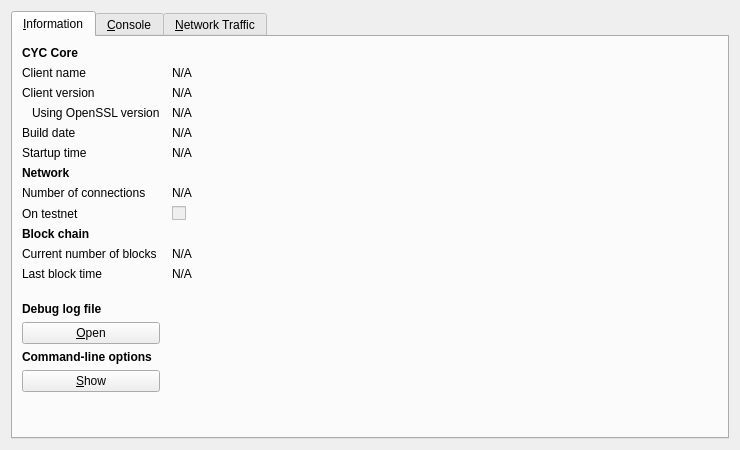
<?xml version="1.0" encoding="UTF-8"?>
<ui version="4.0">
 <class>RPCConsole</class>
 <widget class="QDialog" name="RPCConsole">
  <property name="geometry">
   <rect>
    <x>0</x>
    <y>0</y>
    <width>740</width>
    <height>450</height>
   </rect>
  </property>
  <property name="windowTitle">
   <string>CyclingCoin - Debug window</string>
  </property>
  <layout class="QVBoxLayout" name="verticalLayout_2">
   <item>
    <widget class="QTabWidget" name="tabWidget">
     <property name="currentIndex">
      <number>0</number>
     </property>
     <widget class="QWidget" name="tab_info">
      <attribute name="title">
       <string>&amp;Information</string>
      </attribute>
      <layout class="QGridLayout" name="gridLayout" columnstretch="0,1">
       <property name="horizontalSpacing">
        <number>12</number>
       </property>
       <item row="0" column="0">
        <widget class="QLabel" name="label_9">
         <property name="font">
          <font>
           <weight>75</weight>
           <bold>true</bold>
          </font>
         </property>
         <property name="text">
          <string>CYC Core</string>
         </property>
        </widget>
       </item>
       <item row="1" column="0">
        <widget class="QLabel" name="label_5">
         <property name="text">
          <string>Client name</string>
         </property>
        </widget>
       </item>
       <item row="1" column="1">
        <widget class="QLabel" name="clientName">
         <property name="cursor">
          <cursorShape>IBeamCursor</cursorShape>
         </property>
         <property name="text">
          <string>N/A</string>
         </property>
         <property name="textFormat">
          <enum>Qt::PlainText</enum>
         </property>
         <property name="textInteractionFlags">
          <set>Qt::LinksAccessibleByMouse|Qt::TextSelectableByKeyboard|Qt::TextSelectableByMouse</set>
         </property>
        </widget>
       </item>
       <item row="2" column="0">
        <widget class="QLabel" name="label_6">
         <property name="text">
          <string>Client version</string>
         </property>
        </widget>
       </item>
       <item row="2" column="1">
        <widget class="QLabel" name="clientVersion">
         <property name="cursor">
          <cursorShape>IBeamCursor</cursorShape>
         </property>
         <property name="text">
          <string>N/A</string>
         </property>
         <property name="textFormat">
          <enum>Qt::PlainText</enum>
         </property>
         <property name="textInteractionFlags">
          <set>Qt::LinksAccessibleByMouse|Qt::TextSelectableByKeyboard|Qt::TextSelectableByMouse</set>
         </property>
        </widget>
       </item>
       <item row="3" column="0">
        <widget class="QLabel" name="label_14">
         <property name="text">
          <string>Using OpenSSL version</string>
         </property>
         <property name="indent">
          <number>10</number>
         </property>
        </widget>
       </item>
       <item row="3" column="1">
        <widget class="QLabel" name="openSSLVersion">
         <property name="cursor">
          <cursorShape>IBeamCursor</cursorShape>
         </property>
         <property name="text">
          <string>N/A</string>
         </property>
         <property name="textFormat">
          <enum>Qt::PlainText</enum>
         </property>
         <property name="textInteractionFlags">
          <set>Qt::LinksAccessibleByMouse|Qt::TextSelectableByKeyboard|Qt::TextSelectableByMouse</set>
         </property>
        </widget>
       </item>
       <item row="4" column="0">
        <widget class="QLabel" name="label_12">
         <property name="text">
          <string>Build date</string>
         </property>
        </widget>
       </item>
       <item row="4" column="1">
        <widget class="QLabel" name="buildDate">
         <property name="cursor">
          <cursorShape>IBeamCursor</cursorShape>
         </property>
         <property name="text">
          <string>N/A</string>
         </property>
         <property name="textFormat">
          <enum>Qt::PlainText</enum>
         </property>
         <property name="textInteractionFlags">
          <set>Qt::LinksAccessibleByMouse|Qt::TextSelectableByKeyboard|Qt::TextSelectableByMouse</set>
         </property>
        </widget>
       </item>
       <item row="5" column="0">
        <widget class="QLabel" name="label_13">
         <property name="text">
          <string>Startup time</string>
         </property>
        </widget>
       </item>
       <item row="5" column="1">
        <widget class="QLabel" name="startupTime">
         <property name="cursor">
          <cursorShape>IBeamCursor</cursorShape>
         </property>
         <property name="text">
          <string>N/A</string>
         </property>
         <property name="textFormat">
          <enum>Qt::PlainText</enum>
         </property>
         <property name="textInteractionFlags">
          <set>Qt::LinksAccessibleByMouse|Qt::TextSelectableByKeyboard|Qt::TextSelectableByMouse</set>
         </property>
        </widget>
       </item>
       <item row="6" column="0">
        <widget class="QLabel" name="label_11">
         <property name="font">
          <font>
           <weight>75</weight>
           <bold>true</bold>
          </font>
         </property>
         <property name="text">
          <string>Network</string>
         </property>
        </widget>
       </item>
       <item row="7" column="0">
        <widget class="QLabel" name="label_7">
         <property name="text">
          <string>Number of connections</string>
         </property>
        </widget>
       </item>
       <item row="7" column="1">
        <widget class="QLabel" name="numberOfConnections">
         <property name="cursor">
          <cursorShape>IBeamCursor</cursorShape>
         </property>
         <property name="text">
          <string>N/A</string>
         </property>
         <property name="textFormat">
          <enum>Qt::PlainText</enum>
         </property>
         <property name="textInteractionFlags">
          <set>Qt::LinksAccessibleByMouse|Qt::TextSelectableByKeyboard|Qt::TextSelectableByMouse</set>
         </property>
        </widget>
       </item>
       <item row="8" column="0">
        <widget class="QLabel" name="label_8">
         <property name="text">
          <string>On testnet</string>
         </property>
        </widget>
       </item>
       <item row="8" column="1">
        <widget class="QCheckBox" name="isTestNet">
         <property name="enabled">
          <bool>false</bool>
         </property>
         <property name="text">
          <string/>
         </property>
        </widget>
       </item>
       <item row="9" column="0">
        <widget class="QLabel" name="label_10">
         <property name="font">
          <font>
           <weight>75</weight>
           <bold>true</bold>
          </font>
         </property>
         <property name="text">
          <string>Block chain</string>
         </property>
        </widget>
       </item>
       <item row="10" column="0">
        <widget class="QLabel" name="label_3">
         <property name="text">
          <string>Current number of blocks</string>
         </property>
        </widget>
       </item>
       <item row="10" column="1">
        <widget class="QLabel" name="numberOfBlocks">
         <property name="cursor">
          <cursorShape>IBeamCursor</cursorShape>
         </property>
         <property name="text">
          <string>N/A</string>
         </property>
         <property name="textFormat">
          <enum>Qt::PlainText</enum>
         </property>
         <property name="textInteractionFlags">
          <set>Qt::LinksAccessibleByMouse|Qt::TextSelectableByKeyboard|Qt::TextSelectableByMouse</set>
         </property>
        </widget>
       </item>
       <item row="11" column="0">
        <widget class="QLabel" name="label_2">
         <property name="text">
          <string>Last block time</string>
         </property>
        </widget>
       </item>
       <item row="11" column="1">
        <widget class="QLabel" name="lastBlockTime">
         <property name="cursor">
          <cursorShape>IBeamCursor</cursorShape>
         </property>
         <property name="text">
          <string>N/A</string>
         </property>
         <property name="textFormat">
          <enum>Qt::PlainText</enum>
         </property>
         <property name="textInteractionFlags">
          <set>Qt::LinksAccessibleByMouse|Qt::TextSelectableByKeyboard|Qt::TextSelectableByMouse</set>
         </property>
        </widget>
       </item>
       <item row="12" column="0">
        <spacer name="verticalSpacer_2">
         <property name="orientation">
          <enum>Qt::Vertical</enum>
         </property>
         <property name="sizeHint" stdset="0">
          <size>
           <width>20</width>
           <height>20</height>
          </size>
         </property>
        </spacer>
       </item>
       <item row="13" column="0">
        <widget class="QLabel" name="labelDebugLogfile">
         <property name="font">
          <font>
           <weight>75</weight>
           <bold>true</bold>
          </font>
         </property>
         <property name="text">
          <string>Debug log file</string>
         </property>
        </widget>
       </item>
       <item row="14" column="0">
        <widget class="QPushButton" name="openDebugLogfileButton">
         <property name="toolTip">
          <string>Open the CYC debug log file from the current data directory. This can take a few seconds for large log files.</string>
         </property>
         <property name="text">
          <string>&amp;Open</string>
         </property>
         <property name="autoDefault">
          <bool>false</bool>
         </property>
        </widget>
       </item>
       <item row="15" column="0">
        <widget class="QLabel" name="labelCLOptions">
         <property name="font">
          <font>
           <weight>75</weight>
           <bold>true</bold>
          </font>
         </property>
         <property name="text">
          <string>Command-line options</string>
         </property>
        </widget>
       </item>
       <item row="16" column="0">
        <widget class="QPushButton" name="showCLOptionsButton">
         <property name="toolTip">
          <string>Show the CYC-Qt help message to get a list with possible CYC command-line options.</string>
         </property>
         <property name="text">
          <string>&amp;Show</string>
         </property>
         <property name="autoDefault">
          <bool>false</bool>
         </property>
        </widget>
       </item>
       <item row="17" column="0">
        <spacer name="verticalSpacer">
         <property name="orientation">
          <enum>Qt::Vertical</enum>
         </property>
         <property name="sizeHint" stdset="0">
          <size>
           <width>20</width>
           <height>40</height>
          </size>
         </property>
        </spacer>
       </item>
      </layout>
     </widget>
     <widget class="QWidget" name="tab_console">
      <attribute name="title">
       <string>&amp;Console</string>
      </attribute>
      <layout class="QVBoxLayout" name="verticalLayout_3">
       <property name="spacing">
        <number>3</number>
       </property>
       <item>
        <widget class="QTextEdit" name="messagesWidget">
         <property name="minimumSize">
          <size>
           <width>0</width>
           <height>100</height>
          </size>
         </property>
         <property name="readOnly">
          <bool>true</bool>
         </property>
         <property name="tabKeyNavigation" stdset="0">
          <bool>false</bool>
         </property>
         <property name="columnCount" stdset="0">
          <number>2</number>
         </property>
        </widget>
       </item>
       <item>
        <layout class="QHBoxLayout" name="horizontalLayout">
         <property name="spacing">
          <number>3</number>
         </property>
         <item>
          <widget class="QLabel" name="label">
           <property name="text">
            <string notr="true">&gt;</string>
           </property>
          </widget>
         </item>
         <item>
          <widget class="QLineEdit" name="lineEdit"/>
         </item>
         <item>
          <widget class="QPushButton" name="clearButton">
           <property name="maximumSize">
            <size>
             <width>24</width>
             <height>24</height>
            </size>
           </property>
           <property name="toolTip">
            <string>Clear console</string>
           </property>
           <property name="text">
            <string/>
           </property>
           <property name="icon">
            <iconset resource="../bitcoin.qrc">
             <normaloff>:/icons/remove</normaloff>:/icons/remove</iconset>
           </property>
           <property name="shortcut">
            <string notr="true">Ctrl+L</string>
           </property>
           <property name="autoDefault">
            <bool>false</bool>
           </property>
          </widget>
         </item>
        </layout>
       </item>
      </layout>
     </widget>
     <widget class="QWidget" name="tab">
      <attribute name="title">
       <string>&amp;Network Traffic</string>
      </attribute>
      <layout class="QHBoxLayout" name="horizontalLayout_3">
       <item>
        <layout class="QVBoxLayout" name="verticalLayout_4">
         <item>
          <widget class="TrafficGraphWidget" name="trafficGraph" native="true">
           <property name="sizePolicy">
            <sizepolicy hsizetype="Expanding" vsizetype="Expanding">
             <horstretch>0</horstretch>
             <verstretch>0</verstretch>
            </sizepolicy>
           </property>
          </widget>
         </item>
         <item>
          <layout class="QHBoxLayout" name="horizontalLayout_2">
           <item>
            <widget class="QSlider" name="sldGraphRange">
             <property name="minimum">
              <number>1</number>
             </property>
             <property name="maximum">
              <number>288</number>
             </property>
             <property name="pageStep">
              <number>12</number>
             </property>
             <property name="value">
              <number>6</number>
             </property>
             <property name="orientation">
              <enum>Qt::Horizontal</enum>
             </property>
            </widget>
           </item>
           <item>
            <widget class="QLabel" name="lblGraphRange">
             <property name="minimumSize">
              <size>
               <width>100</width>
               <height>0</height>
              </size>
             </property>
             <property name="alignment">
              <set>Qt::AlignCenter</set>
             </property>
            </widget>
           </item>
           <item>
            <widget class="QPushButton" name="btnClearTrafficGraph">
             <property name="text">
              <string>&amp;Clear</string>
             </property>
            </widget>
           </item>
          </layout>
         </item>
        </layout>
       </item>
       <item>
        <layout class="QVBoxLayout" name="verticalLayout">
         <item>
          <widget class="QGroupBox" name="groupBox">
           <property name="title">
            <string>Totals</string>
           </property>
           <layout class="QVBoxLayout" name="verticalLayout_5">
            <item>
             <layout class="QHBoxLayout" name="horizontalLayout_4">
              <item>
               <widget class="Line" name="line">
                <property name="sizePolicy">
                 <sizepolicy hsizetype="Fixed" vsizetype="Fixed">
                  <horstretch>0</horstretch>
                  <verstretch>0</verstretch>
                 </sizepolicy>
                </property>
                <property name="minimumSize">
                 <size>
                  <width>10</width>
                  <height>0</height>
                 </size>
                </property>
                <property name="palette">
                 <palette>
                  <active>
                   <colorrole role="Light">
                    <brush brushstyle="SolidPattern">
                     <color alpha="255">
                      <red>0</red>
                      <green>255</green>
                      <blue>0</blue>
                     </color>
                    </brush>
                   </colorrole>
                  </active>
                  <inactive>
                   <colorrole role="Light">
                    <brush brushstyle="SolidPattern">
                     <color alpha="255">
                      <red>0</red>
                      <green>255</green>
                      <blue>0</blue>
                     </color>
                    </brush>
                   </colorrole>
                  </inactive>
                  <disabled>
                   <colorrole role="Light">
                    <brush brushstyle="SolidPattern">
                     <color alpha="255">
                      <red>0</red>
                      <green>255</green>
                      <blue>0</blue>
                     </color>
                    </brush>
                   </colorrole>
                  </disabled>
                 </palette>
                </property>
                <property name="orientation">
                 <enum>Qt::Horizontal</enum>
                </property>
               </widget>
              </item>
              <item>
               <widget class="QLabel" name="label_16">
                <property name="text">
                 <string>In:</string>
                </property>
               </widget>
              </item>
              <item>
               <widget class="QLabel" name="lblBytesIn">
                <property name="minimumSize">
                 <size>
                  <width>50</width>
                  <height>0</height>
                 </size>
                </property>
                <property name="alignment">
                 <set>Qt::AlignRight|Qt::AlignTrailing|Qt::AlignVCenter</set>
                </property>
               </widget>
              </item>
             </layout>
            </item>
            <item>
             <layout class="QHBoxLayout" name="horizontalLayout_5">
              <item>
               <widget class="Line" name="line_2">
                <property name="sizePolicy">
                 <sizepolicy hsizetype="Fixed" vsizetype="Fixed">
                  <horstretch>0</horstretch>
                  <verstretch>0</verstretch>
                 </sizepolicy>
                </property>
                <property name="minimumSize">
                 <size>
                  <width>10</width>
                  <height>0</height>
                 </size>
                </property>
                <property name="palette">
                 <palette>
                  <active>
                   <colorrole role="Light">
                    <brush brushstyle="SolidPattern">
                     <color alpha="255">
                      <red>255</red>
                      <green>0</green>
                      <blue>0</blue>
                     </color>
                    </brush>
                   </colorrole>
                  </active>
                  <inactive>
                   <colorrole role="Light">
                    <brush brushstyle="SolidPattern">
                     <color alpha="255">
                      <red>255</red>
                      <green>0</green>
                      <blue>0</blue>
                     </color>
                    </brush>
                   </colorrole>
                  </inactive>
                  <disabled>
                   <colorrole role="Light">
                    <brush brushstyle="SolidPattern">
                     <color alpha="255">
                      <red>255</red>
                      <green>0</green>
                      <blue>0</blue>
                     </color>
                    </brush>
                   </colorrole>
                  </disabled>
                 </palette>
                </property>
                <property name="orientation">
                 <enum>Qt::Horizontal</enum>
                </property>
               </widget>
              </item>
              <item>
               <widget class="QLabel" name="label_17">
                <property name="text">
                 <string>Out:</string>
                </property>
               </widget>
              </item>
              <item>
               <widget class="QLabel" name="lblBytesOut">
                <property name="minimumSize">
                 <size>
                  <width>50</width>
                  <height>0</height>
                 </size>
                </property>
                <property name="alignment">
                 <set>Qt::AlignRight|Qt::AlignTrailing|Qt::AlignVCenter</set>
                </property>
               </widget>
              </item>
             </layout>
            </item>
            <item>
             <spacer name="verticalSpacer_4">
              <property name="orientation">
               <enum>Qt::Vertical</enum>
              </property>
              <property name="sizeHint" stdset="0">
               <size>
                <width>20</width>
                <height>407</height>
               </size>
              </property>
             </spacer>
            </item>
           </layout>
          </widget>
         </item>
        </layout>
       </item>
      </layout>
     </widget>
    </widget>
   </item>
  </layout>
 </widget>
 <customwidgets>
  <customwidget>
   <class>TrafficGraphWidget</class>
   <extends>QWidget</extends>
   <header>trafficgraphwidget.h</header>
   <container>1</container>
   <slots>
    <slot>clear()</slot>
   </slots>
  </customwidget>
 </customwidgets>
 <resources>
  <include location="../bitcoin.qrc"/>
 </resources>
 <connections/>
</ui>
